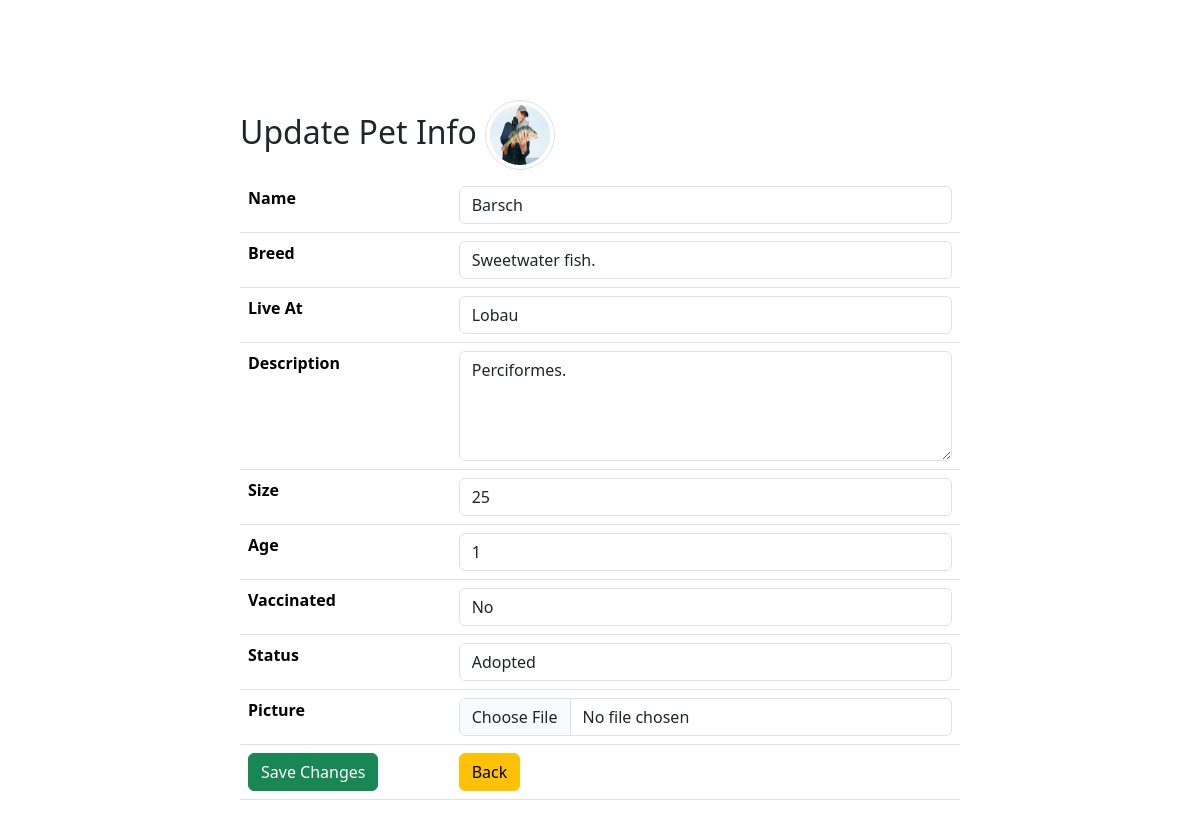
Page /products/update.php?id=4 (signed in) on the committed database.
### tables this page shows
CREATE TABLE `animals` (
  `name` varchar(50) NOT NULL,
  `live_at` varchar(255) NOT NULL,
  `description` text NOT NULL,
  `size` int(11) NOT NULL,
  `age` int(11) NOT NULL,
  `vaccinated` enum('yes','no') NOT NULL,
  `breed` varchar(255) NOT NULL,
  `status` enum('adopted','available') NOT NULL DEFAULT 'available',
  `picture` varchar(255) DEFAULT NULL,
  `id` int(11) NOT NULL
);

### products/update.php (the view, shortened to what this page needs)
<?php
require_once '../includes/db_connect.php';
if ($_GET['id']) {
    $id = $_GET['id'];
    $sql = "SELECT * FROM animals WHERE id = {$id}";
    $result = mysqli_query($connect, $sql);
    if (mysqli_num_rows($result) == 1) {
        $data = mysqli_fetch_assoc($result);
        $name = $data['name'];
        $breed = $data['breed'];
        $picture = $data['picture'];
        $live_at = $data['live_at'];
        $size = $data['size'];
        $age = $data['age'];
        $vaccinated = $data['vaccinated'];
        $status = $data['status'];
        $description = $data['description'];
    } else {
        echo "error";
    }
} else {
    echo "error";
}
?>
<!DOCTYPE html>
<html>
<head>
    <?php require_once '../includes/bootstrap.php' ?>
</head>
<body>
    <fieldset>
        <legend class='h2'>Update Pet Info <img class='img-thumbnail rounded-circle'
                src='../pictures/<?php echo $picture ?>' alt="<?php echo $name ?>"></legend>
        <form action="../actions/update.php" method="POST" enctype="multipart/form-data">
            <table class="table">
                <tr>
                    <th>Name</th>
                    <td><input class="form-control" type="text" name="name" placeholder="Pet Name"
                            value="<?php echo $name ?>" /></td>
                </tr>
                <tr>
                    <th>Breed</th>
                    <td><input class="form-control" type="text" name="breed" placeholder="Breed"
                            value="<?php echo $breed ?>" /></td>
                </tr>
                <tr>
                    <th>Live At</th>
                    <td><input value="<?php echo $live_at ?>" class='form-control' type="text" name="live_at"
                            placeholder="Pets Adress" /></td>
                </tr>
                <tr>
                    <th>Description</th>
                    <td><textarea class='form-control' type="text" name="description" placeholder="Description"
                            rows="4"><?php echo $description ?></textarea></td>
                </tr>
                <tr>
                    <th>Size</th>
                    <td><input value="<?php echo $size ?>" class='form-control' type="number" name="size"
                            placeholder="Size in cm" /></td>
                </tr>
                <tr>
                    <th>Age</th>
                    <td><input value="<?php echo $age ?>" class='form-control' type="number" name="age"
                            placeholder="Age" /></td>
                </tr>
                <tr>
                    <th>Vaccinated</th>
                    <td>
                        <select name="vaccinated" class="form-control">
                            <optgroup>
                                <option <?php if ($vaccinated == 'no') {
                                            echo 'selected';
                                        } ?> value="no">No</option>
                            </optgroup>
                        </select>
                    </td>
                </tr>
                <tr>
                    <th>Status</th>
                    <td>
                        <select name="status" class="form-control">
                            <optgroup>
                                <option <?php if ($status == 'adopted') {
                                            echo 'selected';
                                        } ?> value="adopted">Adopted</option>
                            </optgroup>
                        </select>
                    </td>
                </tr>
                <tr>
                    <th>Picture</th>
                    <td><input class="form-control" type="file" name="picture" /></td>
                </tr>
                <tr>
                    <td><button class="btn btn-success" type="submit">Save Changes</button></td>
                    <td><a href="../pages/dashboard.php"><button class="btn btn-warning"
                                type="button">Back</button></a></td>
                </tr>
            </table>
        </form>
    </fieldset>
</body>
</html>

### products/update.php (style rules this page uses)
fieldset { margin: auto; margin-top: 100px; width: 60%; }
.img-thumbnail { width: 70px !important; height: 70px !important; }

### rows in the picture
animals: picture (picture), name "Barsch", breed "Sweetwater fish.", live_at "Lobau", description "Perciformes.", size "25", age "1", vaccinated "No", status "Adopted"
